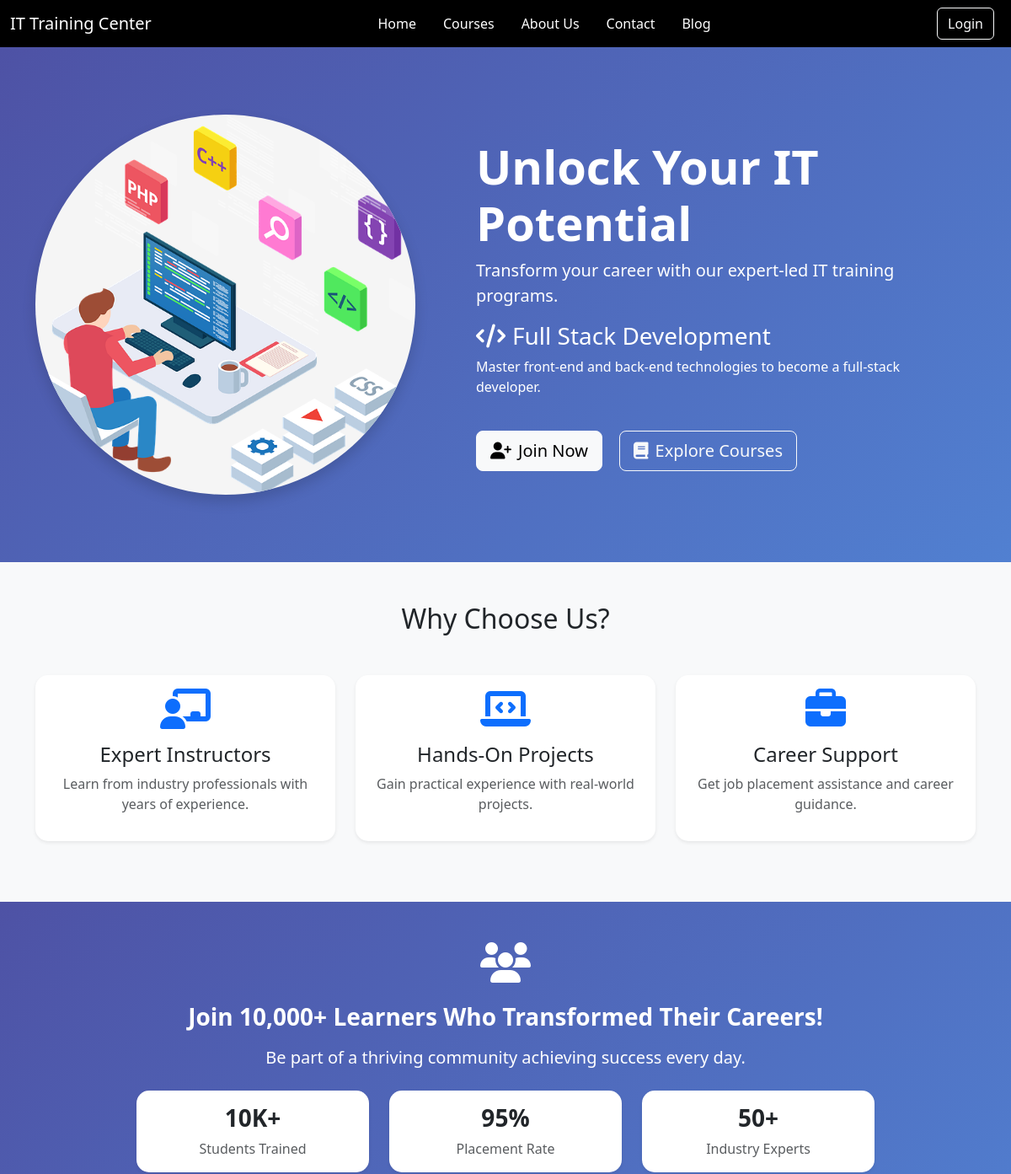
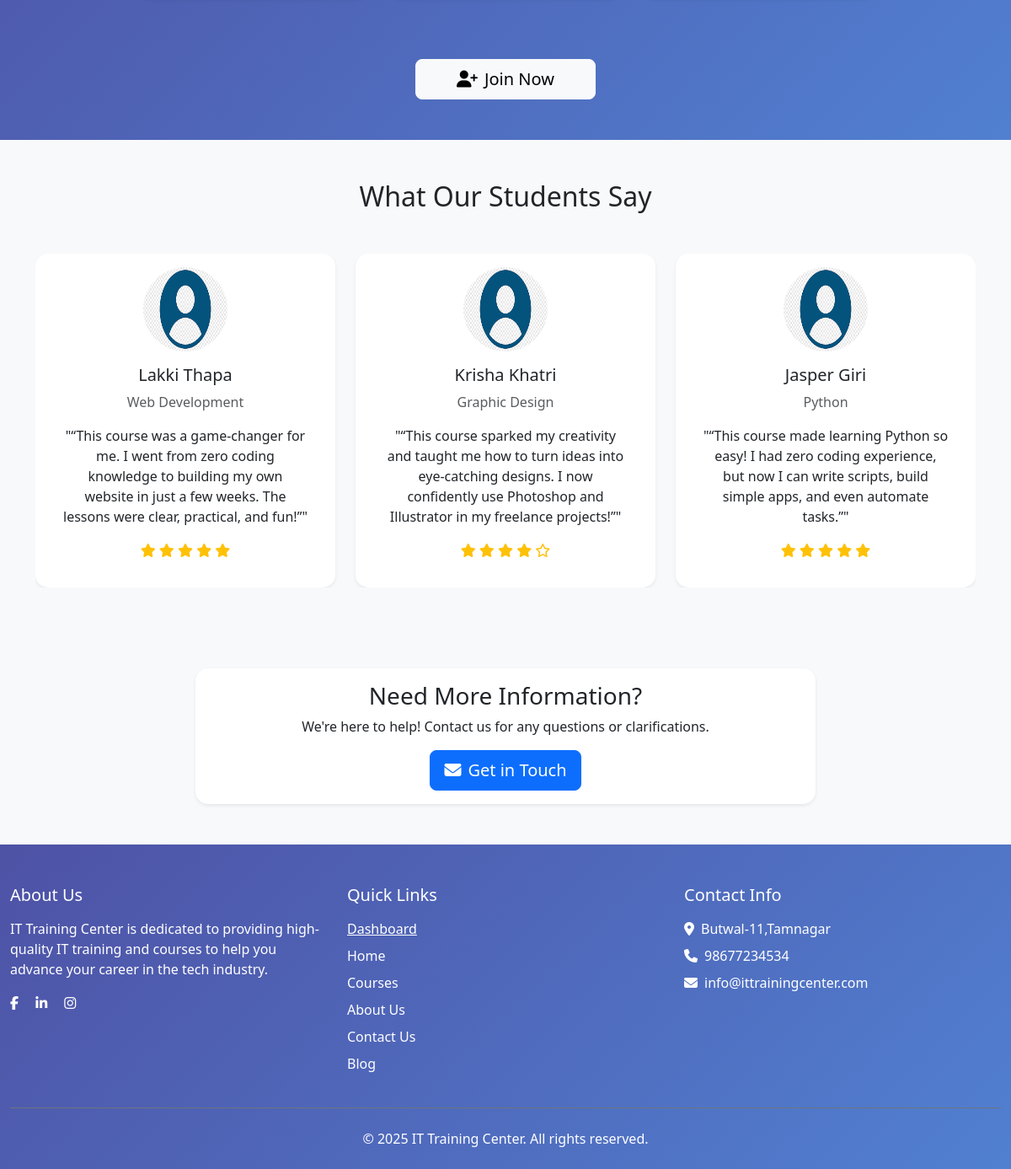
The page / on the database its author committed (2 pictures, top to bottom).
### myapp/models.py (models this page shows, shortened)
class Testimonial(models.Model):
    student_name = models.CharField(max_length=100)
    course_taken = models.CharField(max_length=100, help_text="Course the student took")
    testimonial = models.TextField()
    rating = models.IntegerField(
        validators=[MinValueValidator(1), MaxValueValidator(5)],
        help_text="Rating between 1 and 5"
    )
    photo = models.ImageField(upload_to='testimonials/', blank=True, null=True)
    created_at = models.DateTimeField(auto_now_add=True)

### myapp/views.py (the view)
# urls.py: 2. Add a URL to urlpatterns:  path('', views.home, name='home')
def home(request):
    testimonials = Testimonial.objects.all()
    testimonial_groups = [testimonials[i:i + 3] for i in range(0, len(testimonials), 3)]
    context = {
        'testimonials': testimonial_groups,
    }
    return render(request, 'main/home.html', context)

### myapp/templates/main/home.html (shortened to what this page needs)
{% extends "base.html" %}
{% load static %}
{% block content %}
  <section class="banner-section" style="background: linear-gradient(135deg, #4e52a5, #5180d1); padding: 80px 0;">
    <div class="container">
        <div class="row align-items-center">
            <div class="col-md-5 d-flex justify-content-center me-5">
                <img src="{% static 'images/web.jpeg' %}" alt="IT Training" class="img-fluid rounded-circle shadow" style=" background-color: whitesmoke; max-width: 100%; height: auto; object-fit: cover; aspect-ratio: 1/1;">
            </div>
            <div class="col-md-6 text-white">
                <h1 class="display-4 fw-bold">Unlock Your IT Potential</h1>
                <p class="lead">Transform your career with our expert-led IT training programs.</p>
                <div id="bannerCarousel" class="carousel slide" data-bs-ride="carousel">
                    <div class="carousel-inner">
                        <div class="carousel-item active">
                            <h3><i class="fas fa-code me-2"></i>Full Stack Development</h3>
                            <p>Master front-end and back-end technologies to become a full-stack developer.</p>
                        </div>
                    </div>
                </div>
                <div class="cta-buttons mt-4">
                    <a href="#" class="btn btn-light btn-lg me-3"><i class="fas fa-user-plus me-2"></i>Join Now</a>
                    <a href="{% url 'course' %}" class="btn btn-outline-light btn-lg me-3"><i class="fas fa-book me-2"></i>Explore Courses</a>
                </div>
            </div>
        </div>
    </div>
</section>
  <section class="why-choose-us py-5 bg-light">
    <div class="container">
      <h2 class="text-center mb-5">Why Choose Us?</h2>
      <div class="row text-center">
        <div class="col-md-4 mb-4">
          <div class="card h-100 shadow-sm p-3">
            <div class="icon-wrapper mb-3">
              <i class="fas fa-chalkboard-teacher fa-3x text-primary"></i>
            </div>
            <h4>Expert Instructors</h4>
            <p class="text-muted">Learn from industry professionals with years of experience.</p>
          </div>
        </div>
        <div class="col-md-4 mb-4">
          <div class="card h-100 shadow-sm p-3">
            <div class="icon-wrapper mb-3">
              <i class="fas fa-laptop-code fa-3x text-primary"></i>
            </div>
            <h4>Hands-On Projects</h4>
            <p class="text-muted">Gain practical experience with real-world projects.</p>
          </div>
        </div>
        <div class="col-md-4 mb-4">
          <div class="card h-100 shadow-sm p-3">
            <div class="icon-wrapper mb-3">
              <i class="fas fa-briefcase fa-3x text-primary"></i>
            </div>
            <h4>Career Support</h4>
            <p class="text-muted">Get job placement assistance and career guidance.</p>
          </div>
        </div>
      </div>
    </div>
  </section>
<section class="success-stats py-5" style="background: linear-gradient(135deg, #4e52a5, #5180d1); margin: 0; padding: 0;">
  <div class="container-fluid p-0">
      <div class="row justify-content-center mx-0">
          <div class="col-md-12 text-center px-0">
              <div class="icon-wrapper mb-4" data-aos="zoom-in" data-aos-duration="1000">
                  <i class="fas fa-users fa-3x text-white"></i>
              </div>
              <h2 class="h3 fw-bold mb-3 text-white" data-aos="fade-up" data-aos-duration="1000">
                  Join 10,000+ Learners Who Transformed Their Careers!
              </h2>
              <p class="lead text-white mb-4" data-aos="fade-up" data-aos-duration="1200">
                  Be part of a thriving community achieving success every day.
              </p>
              <div class="row justify-content-center mt-4 mx-0" data-aos="fade-up" data-aos-duration="1400">
                  <div class="col-md-3 mb-4">
                      <div class="card border-0 shadow-sm p-3 bg-white">
                          <h3 class="fw-bold">10K+</h3>
                          <p class="text-muted mb-0">Students Trained</p>
                      </div>
                  </div>
                  <div class="col-md-3 mb-4">
                      <div class="card border-0 shadow-sm p-3 bg-white">
                          <h3 class="fw-bold">95%</h3>
                          <p class="text-muted mb-0">Placement Rate</p>
                      </div>
                  </div>
                  <div class="col-md-3 mb-4">
                      <div class="card border-0 shadow-sm p-3 bg-white">
                          <h3 class="fw-bold">50+</h3>
                          <p class="text-muted mb-0">Industry Experts</p>
                      </div>
                  </div>
              </div>
              <div class="mt-5" data-aos="fade-up" data-aos-duration="1600">
                  <a href="#enroll" class="btn btn-light btn-lg px-5">
                      <i class="fas fa-user-plus me-2"></i>Join Now
                  </a>
              </div>
          </div>
      </div>
  </div>
</section>
  <section class="testimonials-section py-5 bg-light">
    <div class="container">
        <h2 class="text-center mb-5">What Our Students Say</h2>
        <div id="testimonialCarousel" class="carousel slide" data-bs-ride="carousel">
            <div class="carousel-inner">
                {% for testimonial_group in testimonials|slice:":3" %}
                <div class="carousel-item {% if forloop.first %}active{% endif %}">
                    <div class="row row-cols-1 row-cols-md-3 g-4">
                        {% for testimonial in testimonial_group %}
                        <div class="col">
                            <div class="card h-100 shadow-sm text-center p-3">
                                <img src="{% if testimonial.photo %}{{ testimonial.photo.url }}{% else %}{% static 'images/default.png' %}{% endif %}" class="rounded-circle mx-auto" alt="{{ testimonial.student_name }}" width="100" height="100">
                                <div class="card-body">
                                    <h5 class="card-title">{{ testimonial.student_name }}</h5>
                                    <p class="text-muted">{{ testimonial.course_taken }}</p>
                                    <p class="card-text">"{{ testimonial.testimonial }}"</p>
                                    <div class="text-warning">
                                        {% for _ in "12345" %}
                                            {% if forloop.counter <= testimonial.rating %}
                                                <i class="fas fa-star"></i>
                                            {% else %}
                                                <i class="far fa-star"></i>
                                            {% endif %}
                                        {% endfor %}
                                    </div>
                                </div>
                            </div>
                        </div>
                        {% endfor %}
                    </div>
                </div>
                {% endfor %}
            </div>
            <button class="carousel-control-prev" type="button" data-bs-target="#testimonialCarousel" data-bs-slide="prev">
                <span class="carousel-control-prev-icon" aria-hidden="true"></span>
            </button>
            <button class="carousel-control-next" type="button" data-bs-target="#testimonialCarousel" data-bs-slide="next">
                <span class="carousel-control-next-icon" aria-hidden="true"></span>
            </button>
        </div>
    </div>
</section>
  <section class="inquiries-section py-5 bg-light">
    <div class="container">
      <div class="row justify-content-center">
        <div class="col-md-8 text-center">
          <div class="card shadow-sm">
            <div class="card-body">
              <h3 class="card-title">Need More Information?</h3>
              <p class="card-text">We're here to help! Contact us for any questions or clarifications.</p>
              <a href="#contact" class="btn btn-primary btn-lg">
                <i class="fas fa-envelope me-2"></i>Get in Touch
              </a>
            </div>
          </div>
        </div>
      </div>
    </div>
  </section>
{% endblock content %}

### myapp/static/css/style.css (style rules this page uses)
.card { border-radius: 15px; border: none; }

### rows shown on the page
Testimonial: photo (placeholder picture), student_name "Lakki Thapa", course_taken "Web Development", testimonial "“This course was a game-changer for me. I went from zero coding knowledge to building my own website in just a few weeks. The lessons were clear, practical, and fun!”", rating 5 (drawn)
Testimonial: photo (placeholder picture), student_name "Krisha Khatri", course_taken "Graphic Design", testimonial "“This course sparked my creativity and taught me how to turn ideas into eye-catching designs. I now confidently use Photoshop and Illustrator in my freelance projects!”", rating 4 (drawn)
Testimonial: photo (placeholder picture), student_name "Jasper Giri", course_taken "Python", testimonial "“This course made learning Python so easy! I had zero coding experience, but now I can write scripts, build simple apps, and even automate tasks.”", rating 5 (drawn)
